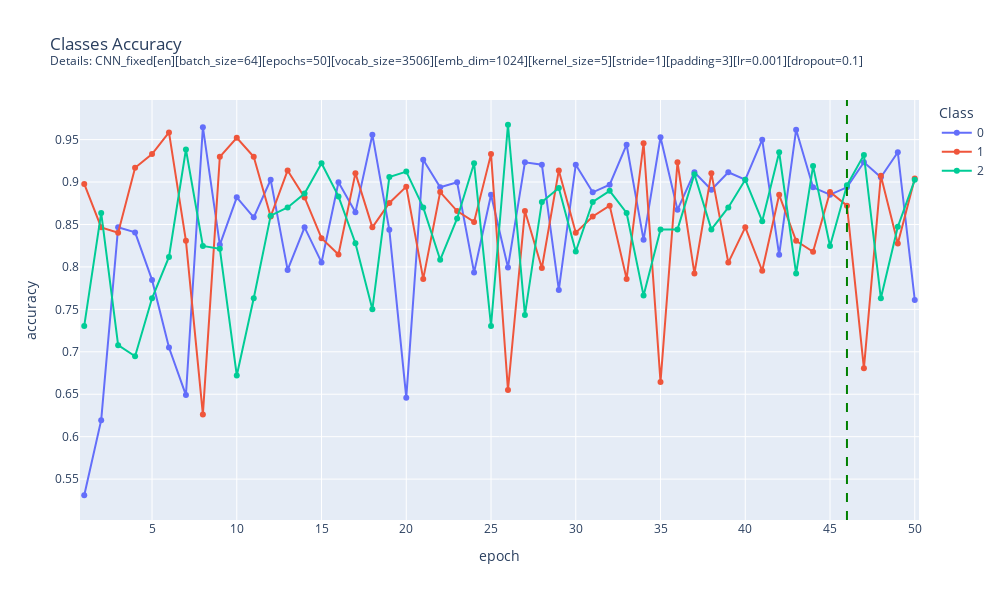

Source (notebook cell):
### Code cell
classes_res_en = pd.read_csv(classes_res_en_path)

# trick to reset index with classes values
classes_res_en["index"] = [0,1,2]*50
classes_res_en.set_index("index")

plot_classes_accuracy(
    classes_res_en, 
    vertical_line=46, # best epoch chosen
    subtitle="Details: " + BEST_CNN_EN.MODEL_DESCRIPTION
    )

### Figure 1 — Plotly figure (JSON) as saved in the notebook; plotly's stock layout.template omitted (floating-point values rounded to 4 significant figures)
{"data": [{"hovertemplate": "Class=0<br>epoch=%{x}<br>accuracy=%{y}<extra></extra>", "legendgroup": "0", "line": {"color": "#636efa", "dash": "solid"}, "marker": {"symbol": "circle"}, "mode": "markers+lines", "name": "0", "orientation": "v", "showlegend": true, "type": "scatter", "x": [1, 2, 3, 4, 5, 6, 7, 8, 9, 10, 11, 12, 13, 14, 15, 16, 17, 18, 19, 20, 21, 22, 23, 24, 25, 26, 27, 28, 29, 30, 31, 32, 33, 34, 35, 36, 37, 38, 39, 40, 41, 42, 43, 44, 45, 46, 47, 48, 49, 50], "xaxis": "x", "y": [0.531, 0.6195, 0.8466, 0.8407, 0.7847, 0.705, 0.649, 0.9646, 0.826, 0.882, 0.8584, 0.9027, 0.7965, 0.8466, 0.8053, 0.8997, 0.8643, 0.9558, 0.8437, 0.646, 0.9263, 0.8938, 0.8997, 0.7935, 0.885, 0.7994, 0.9233, 0.9204, 0.7729, 0.9204, 0.8879, 0.8968, 0.944, 0.8319, 0.9528, 0.8673, 0.9115, 0.8909, 0.9115, 0.9027, 0.9499, 0.8142, 0.9617, 0.8938, 0.885, 0.8938, 0.9233, 0.9056, 0.9351, 0.7611], "yaxis": "y"}, {"hovertemplate": "Class=1<br>epoch=%{x}<br>accuracy=%{y}<extra></extra>", "legendgroup": "1", "line": {"color": "#EF553B", "dash": "solid"}, "marker": {"symbol": "circle"}, "mode": "markers+lines", "name": "1", "orientation": "v", "showlegend": true, "type": "scatter", "x": [1, 2, 3, 4, 5, 6, 7, 8, 9, 10, 11, 12, 13, 14, 15, 16, 17, 18, 19, 20, 21, 22, 23, 24, 25, 26, 27, 28, 29, 30, 31, 32, 33, 34, 35, 36, 37, 38, 39, 40, 41, 42, 43, 44, 45, 46, 47, 48, 49, 50], "xaxis": "x", "y": [0.8978, 0.8466, 0.8403, 0.9169, 0.9329, 0.9585, 0.8307, 0.6262, 0.9297, 0.9521, 0.9297, 0.8594, 0.9137, 0.8818, 0.8339, 0.8147, 0.9105, 0.8466, 0.8754, 0.8946, 0.7859, 0.8882, 0.8658, 0.853, 0.9329, 0.655, 0.8658, 0.7987, 0.9137, 0.8403, 0.8594, 0.8722, 0.7859, 0.9457, 0.6645, 0.9233, 0.7923, 0.9105, 0.8051, 0.8466, 0.7955, 0.885, 0.8307, 0.8179, 0.8882, 0.8722, 0.6805, 0.9073, 0.8275, 0.9042], "yaxis": "y"}, {"hovertemplate": "Class=2<br>epoch=%{x}<br>accuracy=%{y}<extra></extra>", "legendgroup": "2", "line": {"color": "#00cc96", "dash": "solid"}, "marker": {"symbol": "circle"}, "mode": "markers+lines", "name": "2", "orientation": "v", "showlegend": true, "type": "scatter", "x": [1, 2, 3, 4, 5, 6, 7, 8, 9, 10, 11, 12, 13, 14, 15, 16, 17, 18, 19, 20, 21, 22, 23, 24, 25, 26, 27, 28, 29, 30, 31, 32, 33, 34, 35, 36, 37, 38, 39, 40, 41, 42, 43, 44, 45, 46, 47, 48, 49, 50], "xaxis": "x", "y": [0.7305, 0.8636, 0.7078, 0.6948, 0.763, 0.8117, 0.9383, 0.8247, 0.8214, 0.6721, 0.763, 0.8604, 0.8701, 0.8864, 0.9221, 0.8831, 0.8279, 0.75, 0.9058, 0.9123, 0.8701, 0.8084, 0.8571, 0.9221, 0.7305, 0.9675, 0.7435, 0.8766, 0.8929, 0.8182, 0.8766, 0.8896, 0.8636, 0.7662, 0.8442, 0.8442, 0.9091, 0.8442, 0.8701, 0.9026, 0.8539, 0.9351, 0.7922, 0.9188, 0.8247, 0.8961, 0.9318, 0.763, 0.8474, 0.9026], "yaxis": "y"}], "layout": {"height": 600, "legend": {"title": {"text": "Class"}, "tracegroupgap": 0}, "shapes": [{"line": {"color": "green", "dash": "dash", "width": 2}, "type": "line", "x0": 46, "x1": 46, "xref": "x", "y0": 0, "y1": 1, "yref": "y domain"}], "title": {"text": "Classes Accuracy<br><sup>Details: CNN_fixed[en][batch_size=64][epochs=50][vocab_size=3506][emb_dim=1024][kernel_size=5][stride=1][padding=3][lr=0.001][dropout=0.1]<sup>"}, "width": 1000, "xaxis": {"anchor": "y", "domain": [0, 1], "range": [0.75, 50.25], "title": {"text": "epoch"}}, "yaxis": {"anchor": "x", "domain": [0, 1], "title": {"text": "accuracy"}}}}
